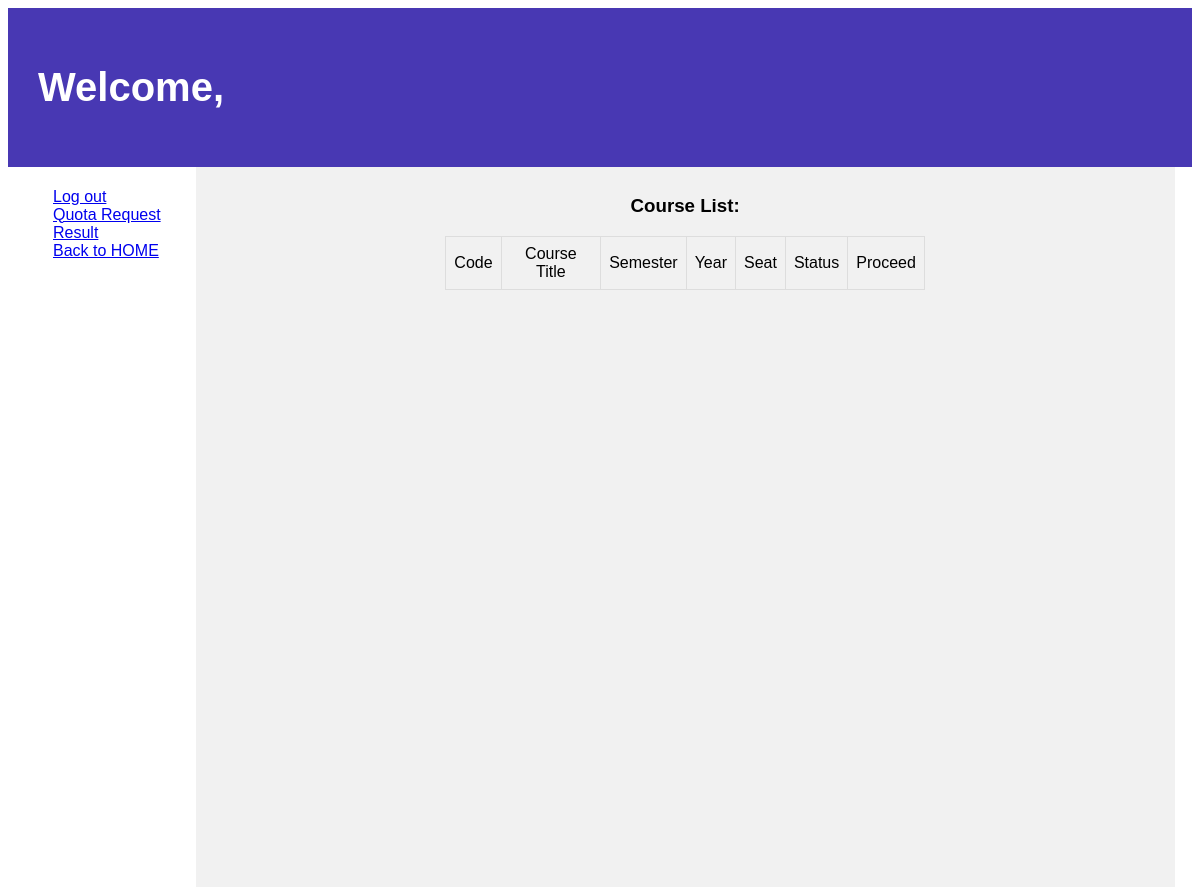
Before: /courses/ with the older database file.
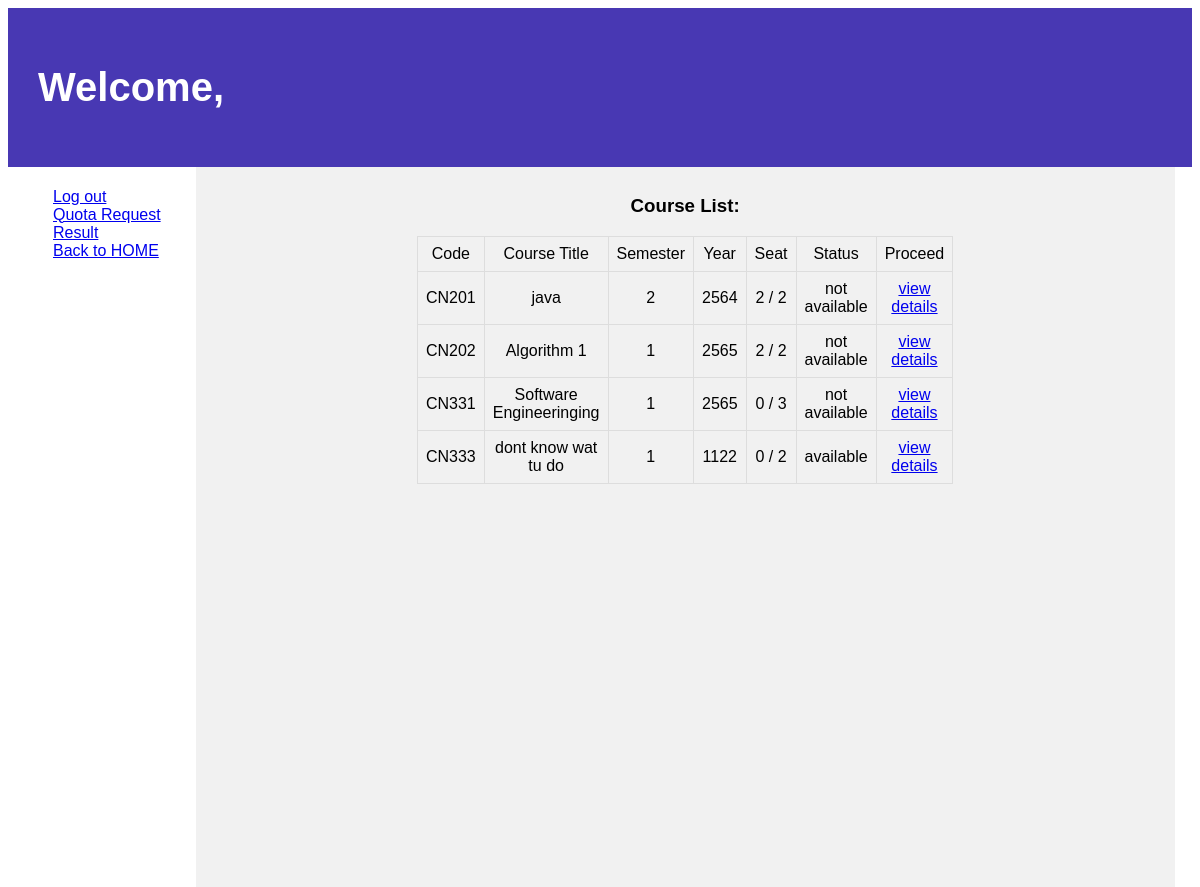
After: the same page with the newer database file.
### courses/models.py (models this page shows, shortened)
class Course(models.Model):
    c_id = models.CharField(max_length=5, unique=True, default="CN000")
    title = models.CharField(max_length=64, null=True, blank=True)
    semmester = models.IntegerField(null=True, blank=True)
    year = models.IntegerField(null=True, blank=True)
    seat_count = models.IntegerField(default=0, null=True, blank=True)
    max_seat = models.IntegerField(null=True, blank=True, default=5)
    quota = models.BooleanField(default=True)
    attend = models.ManyToManyField(User, blank=True)

### courses/views.py (the view)
# urls.py: path('', views.index, name= "c_index"),
def index(request) :
    return render(request, 'courses/index.html' ,{
        'courses': Course.objects.all().order_by('c_id')
    })

### courses/templates/courses/index.html (shortened to what this page needs)
{% extends 'courses/layout.html' %}
{% block body %}
<header>
    <h1> Welcome, {{ request.user.first_name }}</h1>
  </header>
  <section>
    <nav>
      <ul>
        <a href="{% url 'logout' %}">Log out</a>
        <br>
        <a href="{% url 'quota' %}">Quota Request Result</a>
        <br>
        <a href="{% url 'index' %}">Back to HOME</a>
      </ul>
    </nav>
    <article>
        <h1 align="center">Course List:</h1>
        <table style="width:50%" align="center">
            <thead>
                <tr align="center">
                    <td>Code</td>
                    <td>Course Title</td>
                    <td>Semester</td>
                    <td>Year</td>
                    <td>Seat</td>
                    <td>Status</td>
                    <td>Proceed</td>
                </tr>
            </thead>
            {% for course in courses %}
            <tbody>
                <tr align="center">
                    <td>{{ course.c_id }}</td>
                    <td>{{ course.title }}</td>
                    <td>{{ course.semmester}}</td>
                    <td>{{ course.year }}</td>
                    <td>{{ course.seat_count }} / {{course.max_seat}}</td>
                    <td> {% if course.quota %}
                          available
                          {% else %}
                          not available
                          {% endif %}
                    </td>
                    <td><a href="{% url 'course' course.id %}">view details</a>
                  </td>
                </tr>
            </tbody>
            {% endfor %}
        </table>
    </article>
  </section>
{% endblock %}

### courses/templates/courses/layout.html (shortened to what this page needs)
<!DOCTYPE html>
<html lang="en">
    <head>
        <titleCourses</title>
    </head>
    <body>
        {% block body %}
        {% endblock %}
    </body>
</html>

### courses/templates/courses/index.html (style rules this page uses)
body { font-family: Arial, Helvetica, sans-serif; }
header { background-color: rgb(72, 56, 179); padding: 30px; text-align: left; font-size: 20px; color: white; }
nav { float: left; width: 15%; height: 700px; background: rgb(255, 255, 255); padding: 5px; }
article { float: left; padding:10px; width: 81%; background-color: #f1f1f1; height: 700px; }
table { font-family: arial, sans-serif; border-collapse: collapse; width: 100%; }
td, th { border: 1px solid #dddddd; padding: 8px; }

Changed rows visible on the page:
added Course: c_id "CN201", title "java", semmester "2", year "2564", seat_count "2", max_seat "2", quota "not available"
added Course: c_id "CN202", title "Algorithm 1", semmester "1", year "2565", seat_count "2", max_seat "2", quota "not available"
added Course: c_id "CN331", title "Software Engineeringing", semmester "1", year "2565", seat_count "0", max_seat "3", quota "not available"
added Course: c_id "CN333", title "dont know wat tu do", semmester "1", year "1122", seat_count "0", max_seat "2", quota "available"
